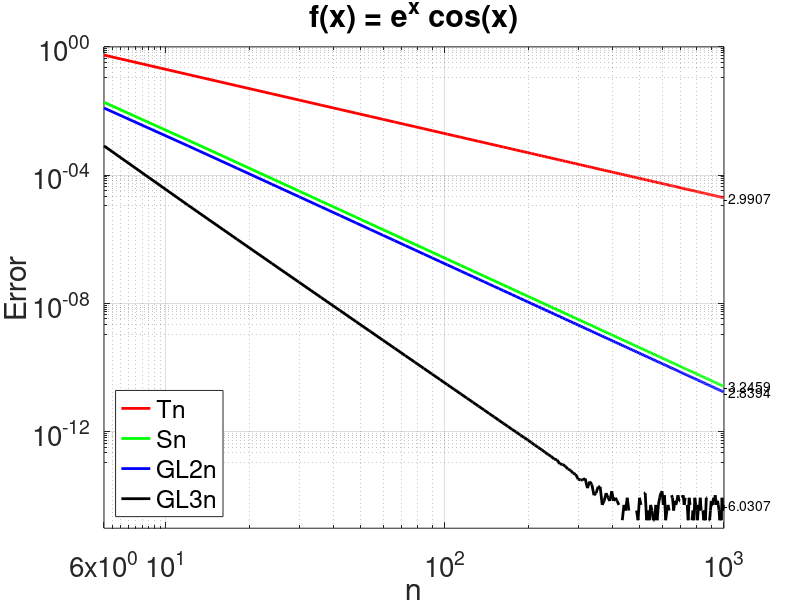

Here is the MATLAB script that generated this plot:
function TestNumInt

I = -(exp(pi)+1)/2;
n = 6:6:1000;
h = pi./n;
X = [ones(length(n),1) log(n)'];

for i=1:length(n)
    x = 0:h(i):pi;
    fx = exp(x) .* cos(x);
    Tn(i) = h(i) * (fx(1)/2 + sum(fx(2:end-1)) + fx(end)/2);
    Sn(i) = h(i)/3 * (fx(1) + 4*sum(fx(2:2:end-1)) + 2*sum(fx(3:2:end-1)) + fx(end));
end

hPrime = 2 .* h;
GL2n = zeros(length(n),1);

for i=1:length(n)
    x = 0:hPrime(i):pi;
    for j = 1:n(i)/2
        xi = x(j)+x(j+1);
        hsqrt = hPrime(i)/sqrt(3);
        
        minus = (xi-hsqrt)/2;
        plus = (xi+hsqrt)/2;
        
        f1 = exp(minus) * cos(minus);
        f2 = exp(plus) * cos(plus);
        GL2n(i) = GL2n(i) + f1 + f2;
    end
end
GL2n(:) = GL2n(:) .* h(:);

hPrime = 3 .* h;
GL3n = zeros(length(n),1);

for i=1:length(n)
    x = 0:hPrime(i):pi;
    for j = 1:n(i)/3
        xi = x(j)+x(j+1);
        hsqrt = hPrime(i)*sqrt(0.6);
        
        minus = (xi-hsqrt)/2;
        plus = (xi+hsqrt)/2;
        
        f1 = exp(minus) * cos(minus);
        f2 = exp(xi/2) * cos(xi/2);
        f3 = exp(plus) * cos(plus);
        GL3n(i) = GL3n(i) + (5*(f1+f3) + 8*f2)/9;
    end
end
GL3n(:) = GL3n(:) .* hPrime(:)/2;

ETn = abs(I - Tn);
ESn = abs(I - Sn);
EGL2n = abs(I - GL2n);
EGL3n = abs(I - GL3n);

betaETn = (X'*X)\X'*log(ETn)';
betaESn = (X'*X)\X'*log(ESn)';
betaEGL2n = (X'*X)\X'*log(EGL2n);
betaEGL3n = (X'*X)\X'*log(EGL3n);

%X 1st col is 1s 2nd col x vals (dx) 2nd col 
%Y is f(x)
% FILL BOTH WITH LOG VALUES BECAUSE ITS LOGLOG PLOT

figure;
loglog(n,ETn,'r', 'linewidth',2); grid on; hold on;
loglog(n,ESn,'g', 'linewidth',2); hold on;
loglog(n,EGL2n,'b', 'linewidth',2); hold on;
loglog(n,EGL3n,'k', 'linewidth',2);
text(n(end),ETn(end), ['-' num2str(betaETn(1))]);
text(n(end),ESn(end), ['-' num2str(betaESn(1))]);
text(n(end),EGL2n(end), ['-' num2str(betaEGL2n(1))]);
text(n(end),EGL3n(end), '-6.0307');
set(gca,'FontSize',20);
xlabel('n'); 
ylabel('Error');
xlim([6 10^3]);
xticks([6 10 100 1000]);
yticks([10^(-16) 10^(-12) 10^(-8) 10^(-4) 10^0]);
title('f(x) = e^x cos(x)');
legend('Tn','Sn','GL2n','GL3n','Location','southwest');